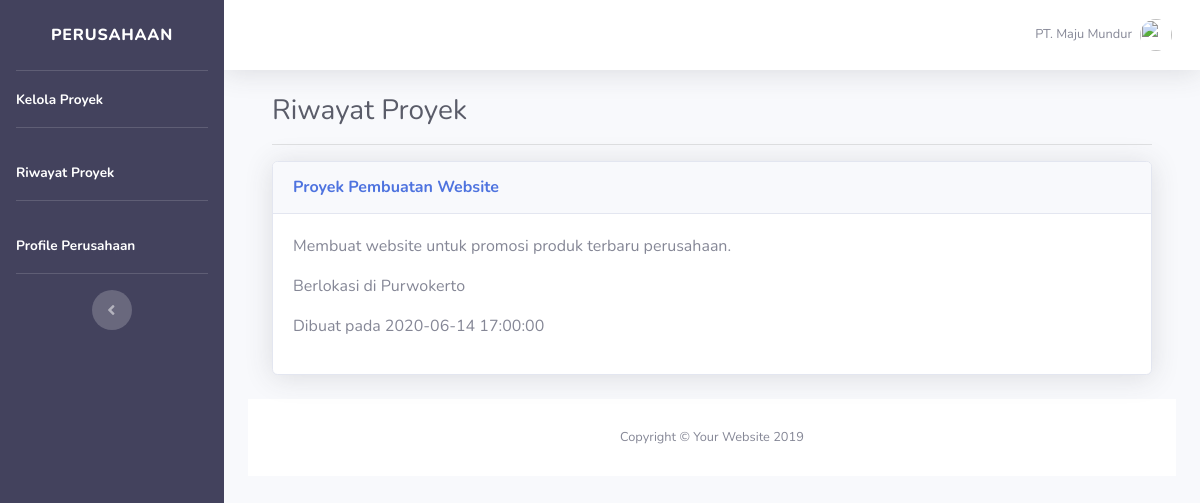
Screenshot of /index.php/riwayat with the database file from the repository.
### tables this page shows
CREATE TABLE `t_proyek` (
  `id_proyek` int(11) NOT NULL,
  `nama_proyek` varchar(128) NOT NULL,
  `deskripsi_proyek` text NOT NULL,
  `lokasi_proyek` varchar(128) NOT NULL,
  `tanggal_proyek` timestamp NOT NULL DEFAULT current_timestamp(),
  `id_mahasiswa` int(11) DEFAULT NULL,
  `id_perusahaan` int(11) DEFAULT NULL
);

### application/controllers/Riwayat.php (called while the page is built, shortened)
<?php
class Riwayat extends CI_Controller{
	public function __construct(){
		$this->load->model('Proyek_model');
	}
	public function index(){
		$data['judul'] = 'Riwayat Proyek';
		$data['proyek'] = $this->Proyek_model->getAllProyek();
		$this->load->view('templates/header', $data);
		$this->load->view('riwayat/riwayat_proyek', $data);
		$this->load->view('templates/footer');
	}
}

### index.php (called while the page is built, shortened)
<?php
require_once BASEPATH.'core/CodeIgniter.php';

### application/models/Proyek_model.php (called while the page is built, shortened)
<?php
class Proyek_model extends CI_model{
	public function getAllProyek(){
		return $query = $this->db->get('t_proyek')->result_array();
	}
}

### application/views/riwayat/riwayat_proyek.php (the view)
         <div class="container">
            <div class="row">
              <div class="col-sm-10"><h1 class="h3 mb-0 text-gray-800">Riwayat Proyek</h1></div>
            </div>
            <hr>
          </div>
<div class="container">
<?php foreach ( $proyek as $p ) : ?>
          <div class="row">
              <div class="col-md-12">
              <div class="card shadow mb-4">
                <div class="card-header py-3">
                  <h6 class="m-0 font-weight-bold text-primary"><?= $p['nama_proyek']; ?></h6>
                </div>
                <div class="card-body">
                  <p><?= $p['deskripsi_proyek']; ?></p>
                  <p>Berlokasi di <?= $p['lokasi_proyek']; ?></p>
                  <p>Dibuat pada <?= $p['tanggal_proyek']; ?></p>
                </div>
              </div>
              </div>
            </div>
<?php endforeach; ?>
</div>

### rows the page displays
t_proyek: nama_proyek "Proyek Pembuatan Website", deskripsi_proyek "Membuat website untuk promosi produk terbaru perusahaan.", lokasi_proyek "Purwokerto", tanggal_proyek "2020-06-14 17:00:00"
